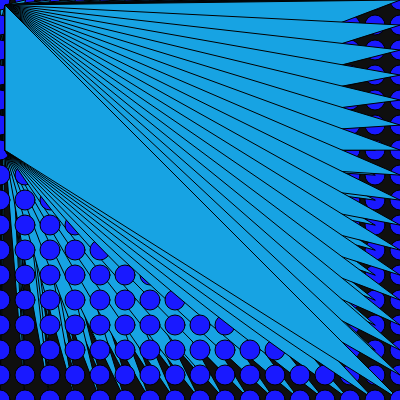
Frame 1 (no input)
Frame 60 (no input): identical to frame 1, image omitted
Frame 120 (the mouse pressed at the canvas centre since frame 60): identical to frame 1, image omitted

The p5.js sketch that drew this single still picture (run headless with seeded random() and noise() and a simulated clock; from frame 60 on, the mouse is pressed at the canvas centre):

// p5.js sketch
// ── sketch.js
let state = 0;

function setup() {
  createCanvas(400, 400);
  textAlign(CENTER);
}

function draw() {
  background(15);

  switch (state) {
    case 0:
      for (let j = 0; j <= height; j += 25) {
        for (let i = 0; i <= width; i += 25) {
          fill("#17A3E3");
          stroke(1);
          strokeWeight(1);
          triangle(j, i, 5, 5, 5, 150);
          fill(25, 25, 255);
          ellipse(i, j, 20, 20);
        }
      }
      break;

    case 1:
      for (let j = 0; j <= height; j += 25) {
        for (let i = 0; i <= width; i += 25) {
          stroke(255);
          strokeWeight(1);
          rect(j, i, 50, 50);
          fill("rgb(28,239,22)");
          text("pattern", width/2, height/4);
        }
      }
      break;

    case 2:
      for (let j = 0; j <= height; j += 3) {
        for (let i = 0; i <= width; i +=30) {
          stroke(15);
          strokeWeight(2);
          fill("#1ee1d6");
          arc(i, j, i, j, j, i);
        }
      }
      break;

    case 3: //this one's got an optical illusion
      for (let j = 0; j <=height; j += 25) {
        for(let i = 0; i <= width; i += 25) {
          fill("peru");
          noStroke();
          rect(i, j, 20, 20);
          fill("gray");
          ellipse(198, 198, 6, 6);
        }
      }
      break;

    case 4:
      for(let j = 0; j <= height; j += 50){
        for(let i = 0; i <= width; i += 2){
          triangle(i, 20, 50, i, 30, j);
          ellipse(i, j, 2, 5);
          stroke(0);
          strokeWeight(1);
          fill("purple");
          rect(20, i, i, j);
        }
      }
      break;
  }
}

function mouseReleased() {
  state = state + 1;
  if (state > 4) {
    state = 0;
  }
}
